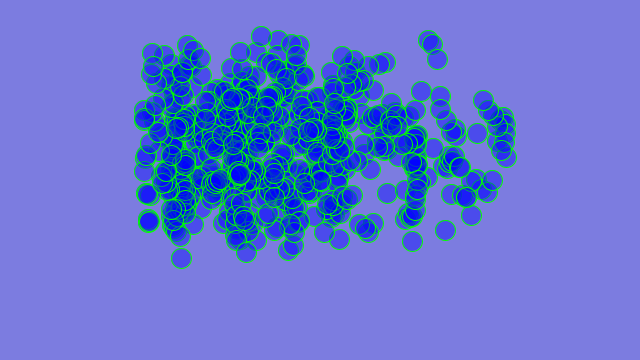
Frame 1 (no input)
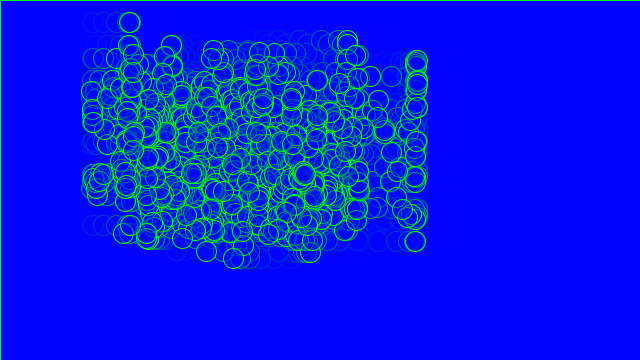
Frame 60 (the mouse pressed at the canvas centre just before this capture)
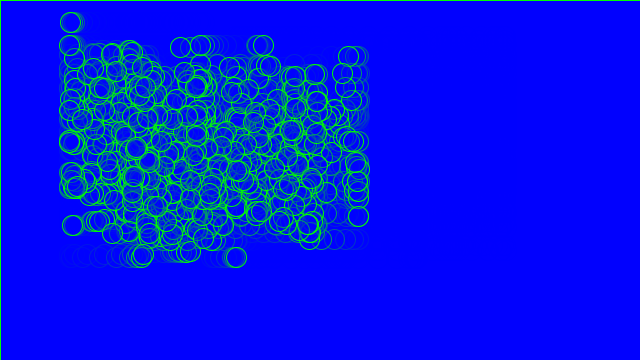
Frame 120 (the mouse held since frame 60 and released just before this capture)

The Processing sketch that drew these frames (run headless with seeded random() and noise(); from frame 60 on, the mouse is pressed at the canvas centre):

// Processing sketch: A2_6_J
// ── A2_6_J.pde
/**
 * Noise1D.
 *
 * Using 1D Perlin Noise to assign location.
 part of code from: https://processing.org/examples/noise1d.html
 
 assingment 2.6 making a moveble background 
 
 Copyright 2022 Jakub Stachurski and Jules Verhagen
 
 */
Landscape land;




void setup() {
  size(640, 360);
  
  noStroke();

  land= new Landscape();
}

void draw() {
  fill(0,0,255, 100);
  rect(0, 0, width, height);
  land.heightUpdate();
  
}

// ── landscape.pde
class Landscape {

  float xincrement = 0.01, yincrement=0.3;
  float xoffset = 0, yoffset=0;
  int num =int(width);
  float xball, yball, xspeed, yspeed;
  PVector position, speed;

  Landscape () {
    position =new PVector(xball, yball);
    speed =new PVector(xspeed, yspeed);
  }



  void heightUpdate() {

    for (int i=0; i<num; i++) { //Iterate over array


      stroke(0, 255, 0);
      position.x=i*xincrement+xoffset;
      position.y=i*yincrement+yoffset;

      circle(int(noise(position.x)*width), int(noise(position.y)*width/2), 20);
      println(int(noise(position.x)*width/2));
    }


    xoffset += 0.05;
    yoffset +=0.6;
  }
}
